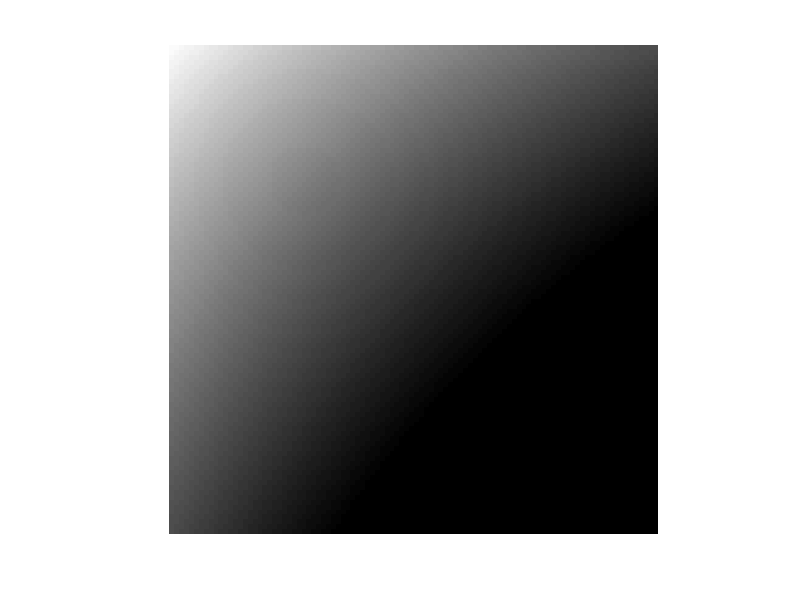

This chart was generated by the following MATLAB code: (Note: this script raises an error after producing the figure.)
%% Create background
%create 100x100 coordinates
x = linspace(0.01,1,100);
y = x;
[X,Y] = meshgrid(x,y);

Z = 1-(log(X+1)+log(Y+1)); %non-uniform background

Z2 = 0.5*ones(100); %uniform background

figure(2)
clf
imshow(Z)

%% For scattered images
%parameters
nbrOfSamples = 1000; %number of samples
sigma = 0.1; %std of normaldispacement when resampling
imageSize = [100,100]; %image size 
FWHM = 4; %fullwidth half maximum of PSF
t = 1e-4; %threshold
part = 0; %collocation proportion 

%simulate two random samples on a surface according to Z. If no Z, a
%Gaussian random field according to randomFieldSim(imageSize) is generated
[R,S,randomField,I1,I2,I,Inorm] = simRF(nbrOfSamples,part,sigma,imageSize,FWHM,t,Z);

%Display calculated correlation coefficients
disp('pearson(rg,bg,br)/spearman(rg,bg,br)')
disp([R(1:3),S(1:3)])
disp('pearson(rg,bg,br)/spearman(rg,bg,br) after norm')
disp([R(4:6),S(4:6)])

%Show simulated images and background
figure(3)
clf
imshow(I1)
figure(4)
clf
imshow(I2)
figure(5)
clf
imshow(mat2gray(randomField))

%scatterplots of 
figure(6)
clf
scatter(I(:,1),I(:,2),1,'k','MarkerFaceAlpha',.3,'MarkerEdgeAlpha',.3)
title('Orgiginal simulation intensities')
figure(7)
clf
scatter(Inorm(:,1),Inorm(:,2),1,'k','MarkerFaceAlpha',.3,'MarkerEdgeAlpha',.3)
title('Normalized simulation intensities')

%% Many times for all sigma and all parts
%parameters
nbrOfSamples = [100, 250, 500, 750, 1000, 1500, 2000,2500, 3000, 3500, 4000, 4500, 5000];
sigma = [0.01 0.025 0.05 0.075 0.1 0.25 0.5 0.75 1 2.5 5 7.5 10];
imageSize = [100,100];
FWHM = 4;
t = 1e-4;
part = linspace(0,1,11); 
n = 100; %numbers of simulations for each parameter combination

%initialize arrays for saving mean correlation coefficients
R1 = zeros(length(part),length(sigma), length(nbrOfSamples));
R2 = zeros(length(part),length(sigma), length(nbrOfSamples));
S1 = zeros(length(part),length(sigma), length(nbrOfSamples));
S2 = zeros(length(part),length(sigma), length(nbrOfSamples));

%initialize arrays for saving stds of correlation coefficients
stdR1 = zeros(length(part),length(sigma), length(nbrOfSamples));
stdR2 = zeros(length(part),length(sigma), length(nbrOfSamples));
stdS1 = zeros(length(part),length(sigma), length(nbrOfSamples));
stdS2 = zeros(length(part),length(sigma), length(nbrOfSamples));

%initialize arrays for saving correlation coefficients
r1 = zeros(1,n);
r2 = zeros(1,n);
s1 = zeros(1,n);
s2 = zeros(1,n);

flag = 0; 
tic %compute runtime
for l = 1:length(nbrOfSamples)
    for k = 1:length(sigma)
        for j = 1:length(part)
            for i = 1:n
                [R,S,randomField,I1,I2] = simRF(nbrOfSamples(l),part(j),sigma(k),imageSize, FWHM,t,randomField);
                if isnan(R(1))|| isnan(R(4)) || isnan(S(1)) || isnan(S(4)) %break if NaN
                    flag = 1;
                    break
                end
                %save correlation coefficient
                r1(i) = R(1);
                r2(i) = R(4);
                s1(i) = S(1);
                s2(i) = S(4);
            end
            if flag
                break
            end
                %calculate and save mean correlation coefficient for each parameter comb.
                R1(j,k,l) = mean(r1);
                R2(j,k,l) = mean(r2);
                S1(j,k,l) = mean(s1);
                S2(j,k,l) = mean(s2);
                
                %calculate and save std of correlation coefficients for
                %each parameter comb.
                stdR1(j,k,l) = std(r1);
                stdR2(j,k,l) = std(r2);
                stdS1(j,k,l) = std(s1);
                stdS2(j,k,l) = std(s2);
        end
        %break if nan
        if flag
                break
        end
        %display iteration
        disp('sigma iter')
        disp(k)
    end
    %break if nan
    if flag
        break
    end
    %display iteration
    disp('nbrOfSamples iter')
    disp(l)
end
toc

ts = abs((R1-R2)./(sqrt(stdR1.^2/n+stdR2.^2/n))); %t-test of difference for all parameter combs.
not_reject = find(ts <= 2.36); %find all combination not passing test
%% For T-tests
%parameters
nbrOfSamples = 1000;
sigma = 0.1;
imageSize = [100,100];
FWHM = 4;
t = 1e-4;
part = 0;
n=100;

%initialize arrays to save correlation coefficients
Rs = zeros(n,6);
Ss = zeros(n,6);

for i = 1:n
[R,S,randomField,I1,I2] = simRF(nbrOfSamples,part,sigma,imageSize, FWHM,t,randomField);
%save correlation coefficients
Rs(i,:) = R;
Ss(i,:) = S;
end

%t-tests
[hr,pr,cir] = ttest(Rs(:,1),Rs(:,4)) %pearson, between samples
[hs,ps,cis] = ttest(Ss(:,1),Ss(:,4)) %Spearman, between samples
[hrgb,prgb,cirgb] = ttest(Rs(:,2),Rs(:,5)) %Pearson, between sample1 and background
[hsgb,psgb,cisgb] = ttest(Ss(:,2),Ss(:,5)) %Spearman, between sample1 and background
[hrrb,prrb,cirrb] = ttest(Rs(:,3),Rs(:,6)) %Pearson, between sample2 and background
[hsrb,psrb,cisrb] = ttest(Ss(:,3),Ss(:,6)) %Spearman, between sample2 and background

%display mean correlation coeffs
mr = mean(Rs)
ms = mean(Ss)

%display stds of correlation coeffs
stdr = std(Rs)
stds = std(Ss) 

%% Some plots
R1s =squeeze(R1);
R2s = squeeze(R2);
stdR1 =squeeze(stdR1);
stdR2 = squeeze(stdR2);
figure
errorbar(part,R1(:,1),stdR1(:,1),'-ob')
hold on
errorbar(part,R1(:,2),stdR1(:,2),'-or')
errorbar(part,R1(:,3),stdR1(:,3),'-og')
errorbar(part,R1(:,4),stdR1(:,4),'-om')
errorbar(part,R1(:,5),stdR1(:,5),'-oy')
errorbar(part,R1(:,6),stdR1(:,6),'-ok')
errorbar(part,R1(:,7),stdR1(:,7),'-oc')
errorbar(part,R2(:,7), stdR2(:,7),'-.ob')
errorbar(part,R2(:,2),stdR2(:,2),'-.or')
errorbar(part,R2(:,3),stdR2(:,3),'-.og')
errorbar(part,R2(:,4),stdR2(:,4),'-.om')
errorbar(part,R2(:,5),stdR2(:,5),'-.oy')
errorbar(part,R2(:,6),stdR2(:,6),'-.ok')
errorbar(part,R2(:,7),stdR2(:,7),'-.oc')
grid on
xlabel('collocation proportion')
ylabel('correlation coefficient')
title('Pearson')
legend('Location','southeast')

%% More plots
R1s =squeeze(R1);
R2s = squeeze(R2);
S1s =squeeze(S1);
S2s = squeeze(S2);
stdR1s = squeeze(stdR1);
stdR2s = squeeze(stdR2);
figure
errorbar(part,R2s(:,1),stdR2s(:,1),'-o')
hold on
errorbar(part,R2s(:,2),stdR2s(:,2),'-o')
errorbar(part,R2s(:,3),stdR2s(:,3),'-o')
errorbar(part,R2s(:,4),stdR2s(:,4),'-o')
errorbar(part,R2s(:,5),stdR2s(:,5),'-o')
errorbar(part,R2s(:,6),stdR2s(:,6),'-o')
errorbar(part,R2s(:,7),stdR2s(:,7),'-o')
errorbar(part,R2s(:,8),stdR2s(:,8),'-o')
errorbar(part,R2s(:,9),stdR2s(:,9),'-o')
errorbar(part,R2s(:,10),stdR2s(:,10),'-o')
errorbar(part,R2s(:,11),stdR2s(:,11),'-o')
errorbar(part,R2s(:,12),stdR2s(:,12),'-o')
errorbar(part,R2s(:,13),stdR2s(:,13),'-o')

grid on
xlabel('collocation proportion')
ylabel('correlation coefficient')
title('Pearson correlation, 1000 points')
legend('Location','southeast')

